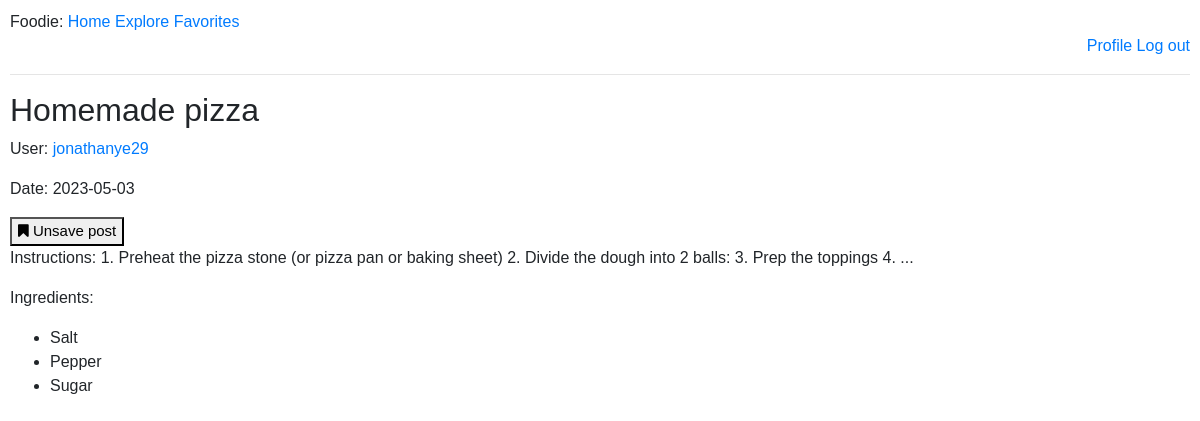
The app's page /recipe/1 (signed in) with its own data.
### tables this page shows
CREATE TABLE recipes(
        id INTEGER PRIMARY KEY,
        title VARCHAR(100),
        timestamp TEXT,
        content TEXT,
        ingredients TEXT,
        user_id INTEGER,
        FOREIGN KEY (user_id) REFERENCES users(id) on delete cascade
    );

CREATE TABLE users (
        id INTEGER PRIMARY KEY,
        name TEXT,
        surname TEXT,
        country TEXT,
        username TEXT,
        email TEXT,
        password TEXT
    );

### app.py (the view)
@app.route('/recipe/<int:post_id>')
@token_required
def recipe_page(post_id):
    global saved
    data = jwt.decode(session['token'], token_key, algorithms=['HS256'])
    user_id_title = data['user_id']
    query = f"SELECT title, user_id, DATE(timestamp), content, ingredients, id, user_id from recipes where id={post_id}"
    db = database_worker('social_net.db')
    post = db.search(query=query)
    post_id = post[0][6]
    if post:
        user_id = post[0][1]
        query_user = f"SELECT username from users where id={user_id}"
        username = db.search(query=query_user)
        post = list(post[0])
        post[1] = username[0][0]
        post[6] = user_id
        post[4] = post[4].split(',')
        post = tuple(post)
        query_follow = f"SELECT * from follow where follower={user_id_title} and followed={post[6]}"
        follow = db.search(query=query_follow)
        if follow:
            follow = True
        else:
            follow = False
        query_saved = f"SELECT * from saves where user_id={user_id_title} and id={post_id}"
        saved = db.search(query=query_saved)
        if saved:
            saved = True
        else:
            saved = False
        return render_template('recipe-page.html', title=f'{post[0]}', post=post, login=True, user_id=user_id_title,
                               follow=follow, save=saved)
    return render_template('recipe-page.html', title=f'{post[0]}', login=True, user_id=user_id_title, save=saved)

### app.py (called while the page is built)
def token_required(f):
    @wraps(f)
    def decorated(*args, **kwargs):
        if 'token' not in session:
            print("No token")
            return redirect(url_for('login'))
        try:
            print("Decoding token")
            data = jwt.decode(session['token'], token_key, algorithms=['HS256'])
        except:
            print("Wrong Token")
            return redirect(url_for('login'))
        return f(*args, **kwargs)
    return decorated

### my_lib.py (called while the page is built)
    def search(self, query):
        result = self.cursor.execute(query).fetchall()
        return result

### templates/recipe-page.html (shortened to what this page needs)
{% extends "base.html" %}
{% block content %}
    <h2>{{ post[0] }}</h2>
    <p>User: <a href="{{ url_for('profile', user_id=post[6]) }}">{{ post[1] }}</a></p>
    <p>Date: {{ post[2] }}</p>
    {% if save %}
    <form action="{{ url_for('unsave_post') }}" method="POST">
        <button style="font-size:15px" type="submit"><i class="fa fa-bookmark"></i> Unsave post</button>
    </form>
    {% else %}
    <form action="{{ url_for('save_post') }}" method="POST">
        <input type="hidden" name="post_id" value="{{ post[5] }}">
        <button style="font-size:15px" type="submit"><i class="fa fa-bookmark-o"></i> Save post</button>
    {% endif %}
    <p>Instructions: {{ post[3] }}</p>
    <p>Ingredients:</p>
    <ul>
        {% for ingredient in post[4] %}
            <li>{{ ingredient }}</li>
        {% endfor %}
    </ul>
{% endblock %}

### static/registration.css (style rules this page uses)
body, button, input, select, textarea, h1, h2, h3, h4, h5, h6, p, span, div, a { font-family: Arial, sans-serif; }

### static/my_style.css (style rules this page uses)
body, button, input, select, textarea, h1, h2, h3, h4, h5, h6, p, span, div, a { font-family: Arial, sans-serif; }
body { margin: 10px; }

### records on screen
recipes: title "Homemade pizza", content "1. Preheat the pizza stone (or pizza pan or baking sheet) 2. Divide the dough into 2 balls: 3. Prep the toppings 4. ..."
users: username "jonathanye29"

### other values on screen
{{ post[2] }} "2023-05-03"
{{ ingredient }} "Salt" "Pepper" "Sugar"
